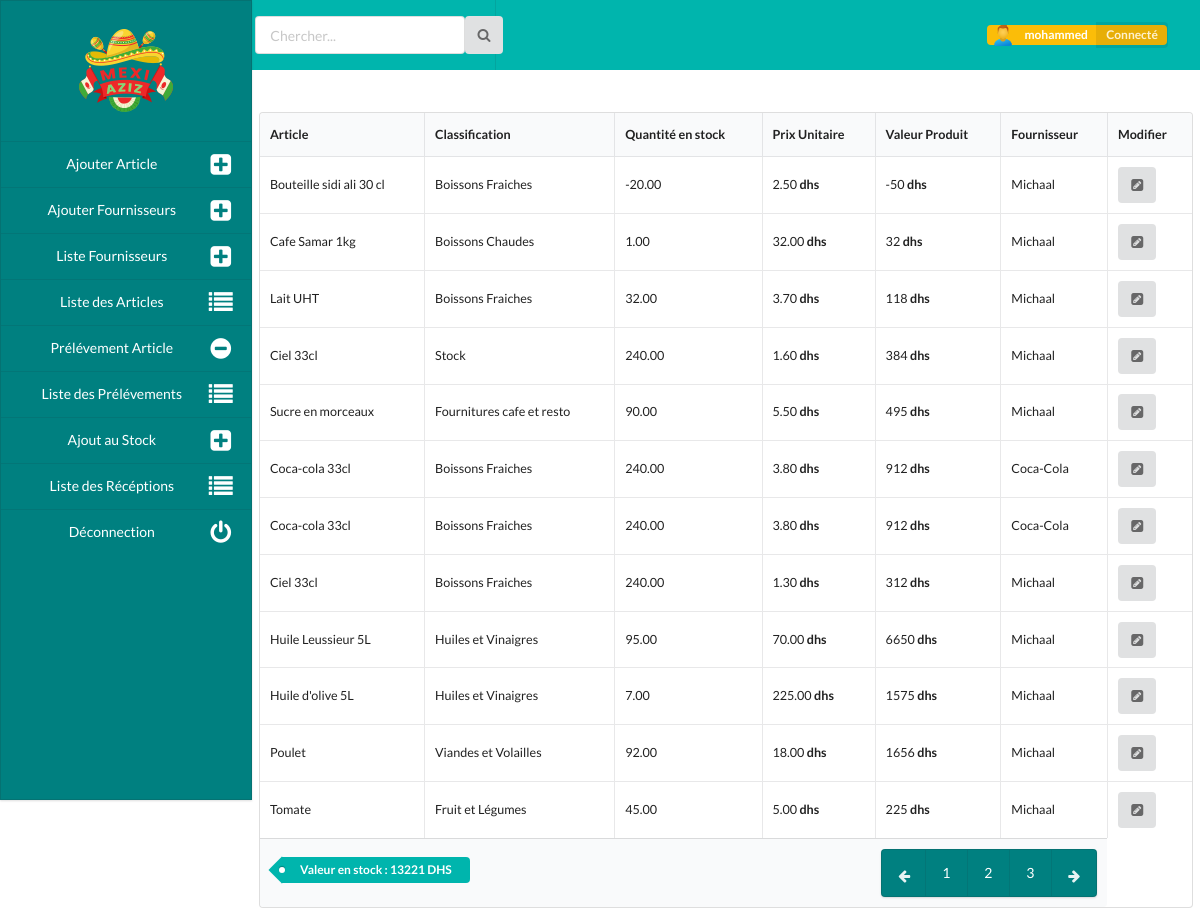
The app's page /articleslist (signed in) with its own data.
### users/models.py (models this page shows)
class User(AbstractUser):
    first_name = None
    last_name = None
    nom_complet = models.CharField(max_length=125, verbose_name="Votre Nom Complet")
    admin       = models.BooleanField(default=False, blank=True)
    role        = models.CharField(max_length=125, choices=ROLES)
    valid       = models.BooleanField(default=False, blank=True)

### stock/models.py (models this page shows, shortened)
class Article(models.Model):
    uid = models.UUIDField(default=uuid.uuid1, editable=False)
    nom = models.CharField(max_length=125, verbose_name="Nom de l'article")
    group = models.CharField(max_length=125, choices=CLASSI , verbose_name="Classification")
    fourni      = models.ForeignKey(Fournisseur, on_delete=models.CASCADE, verbose_name="Fournisseur")
    qte  = models.DecimalField(max_digits=12, decimal_places=2, blank=True, verbose_name="Quantité En Stock")
    single_value = models.DecimalField(max_digits=12, decimal_places=2, blank=True, null=True)
    prix = models.DecimalField(max_digits=12, decimal_places=2, blank=True, null=True, verbose_name="Prix Unitaire")
    ref = models.CharField(max_length=125, blank=True)
    def save(self, *args, **kwargs):
        suffix = f"{self.uid}"
        print(self.uid)
        pref   = "ART"
        self.ref = f"{pref}-{suffix}"[0:10]
        super(Article, self).save(*args, **kwargs)

class Fournisseur(models.Model):
    nom = models.CharField(max_length=125, verbose_name="Nom du fournisseurs")
    adresse = models.CharField(max_length=125, verbose_name="Adresse du fournissuer")
    tel = models.CharField(max_length=125, verbose_name="Numéro de télephone")
    def __str__(self):
        return self.nom

### stock/views.py (the view)
# urls.py: path('articleslist', articleslist, name='articleslist'),
@login_required
def articleslist(request):
    articles = Article.objects.all()
    single_values = []
    for article in articles :
        price = article.prix
        quantity = article.qte
        single_value = price * quantity
        article.single_value = single_value
        article.save()
        single_values.append(single_value)
    total_value = sum(single_values)
    query = request.GET.get('q')
    print(query)
    filtered_articles = None
    if query:
        look_for = (Q(nom__icontains=query))
        filtered_articles = Article.objects.filter(look_for)
    if filtered_articles is not None:
        articles = filtered_articles
    context = {"articles": articles,
                "total_value": total_value}
    return render(request, "article_list.html", context)

### templates/article_list.html
{% extends 'base.html' %}
{% load static %}
{% block content %}
<link rel="stylesheet" href="{% static 'css/home.css' %}">
<link rel="stylesheet" href="{% static 'css/article_list.css' %}">
<div class="container main">
    <div class="ui labeled icon left vertical menu side">
        <div class="item logo-img">
        <img class="ui mini centered image" src="{% static 'img/logo-small.png' %}">
        </div>
        <a href="{% url 'addarticle' %}" class="item">
            <i class="plus square icon"></i>
            Ajouter Article
        </a>
        <a href="{% url 'addfourni' %}" class="item">
          <i class="plus square icon"></i>
          Ajouter Fournisseurs
      </a>
      <a href="{% url 'fournilist' %}" class="item">
          <i class="plus square icon"></i>
          Liste Fournisseurs
      </a>
        <a href="{% url 'articleslist' %}" class="item">
            <i class="list icon"></i>
            Liste des Articles
        </a>
        <a href="{% url 'takearticle' %}" class="item">
            <i class="minus circle icon"></i>
            Prélévement Article
        </a>
        <a href="{% url 'takelist' %}" class="item">
            <i class="list icon"></i>
            Liste des Prélévements
        </a>
        <a href="{% url 'feedarticle' %}" class="item">
          <i class="plus square icon"></i>
          Ajout au Stock
      </a>
      <a href="{% url 'feedlist' %}" class="item">
        <i class="list icon"></i>
        Liste des Récéptions
    </a>
      <a href="{% url 'logout' %}" class="item">
        <i class="power off icon"></i>
        Déconnection
    </a>
    </div>
    <div class="topbar">
        <div class="ui teal four item inverted menu top">
        <a class="item">
          <form method="GET" action="{% url 'articleslist' %}">
            <div class="ui icon input">
              <input type="text" placeholder="Chercher..." name="q">
              <button type="submit" class="ui icon button">
                <i class="search icon"></i>
              </button>
            </div>
          </form>
        </a>
        <a class="right item">
            <div class="ui yellow image label">
                <img src="{% static 'img/person.png' %}">
                {{user.username}}
                <div class="detail">Connecté</div>
            </div>
        </a>
      </div>
    </div>
    <div class="site-content tabl">
        <table class="ui small celled table">
            <thead>
              <tr><th>Article</th>
              <th>Classification</th>
              <th>Quantité en stock</th>
              <th>Prix Unitaire</th>
              <th>Valeur Produit</th>
              <th>Fournisseur</th>
              <th>Modifier</th>
            </tr></thead>
            <tbody>
                {% for a in articles %}
              <tr>
                <td data-label="Article">{{a.nom}}</td>
                <td data-label="Classification">{{a.group}}</td>
                <td data-label="Quantité en Stock">{{a.qte}}</td>
                <td data-label="Quantité en Stock">{{a.prix}} <strong>dhs</strong></td>
                <td data-label="Quantité en Stock">{{ a.single_value|floatformat:"0" }} <strong>dhs</strong></td>
                <td data-label="Fournisseurs">{{a.fourni}}</td>
                <td data-label="Fournisseurs">
                    <a href="#" class="ui icon button">
                        <i class="pen square icon"></i>
                    </a>
                </td>
              </tr>
              {% endfor %}
            </tbody>
            <tfoot class="full-width">
            <tr>
                <th class="tah" colspan="6">
                  <div class="ui right floated pagination menu">
                    <a class="icon item tabf">
                      <i class="arrow left icon"></i>
                    </a>
                    <a class="item tabf">1</a>
                    <a class="item tabf">2</a>
                    <a class="item tabf">3</a>
                    <a class="icon item tabf">
                      <i class="arrow right icon"></i>
                    </a>
                  </div>
                  <div class="ui teal tag labels tah">
                    <a class="ui label">
                      Valeur en stock : {{ total_value|floatformat:"0" }} DHS
                    </a>
                  </div>
                </th>
            </tr>
            </tfoot>
          </table>
    </div>
</div>
{% endblock content %}

### static/css/home.css (style rules this page uses)
.top { margin: 0 !important; border-radius: 0 !important; padding-left: 1rem !important; padding-right: 1rem !important; height: 5rem !important; }
.topbar { margin-left: 18rem; }
.side { height: 100vh; position: fixed; width: 18rem; background: teal !important; border-radius: 0 !important; }
.logo-img { display: flex !important; height: 10rem; align-items: center; justify-content: center; }
img { height: 100px; width: 100px; }
a.item { color: white !important; font-size: 1rem; font-weight: bold; }
a i { margin-left: 10px; }
.site-content { margin-left: 18.5rem; }
.main { height: 100vh; }

### static/css/article_list.css (style rules this page uses)
.tabl { margin-right: 0.5rem; margin-top: 3rem; }
.tabf { color: black !important; }
.ui.right.floated.menu { background-color: teal !important; }
.tah { margin-top: 0.6rem; }

### records on screen
User: username "mohammed"
Article: nom "Bouteille sidi ali 30 cl", group "Boissons Fraiches", qte "-20.00", prix "2.50", single_value "-50", fourni "Michaal"
Article: nom "Cafe Samar 1kg", group "Boissons Chaudes", qte "1.00", prix "32.00", single_value "32", fourni "Michaal"
Article: nom "Lait UHT", group "Boissons Fraiches", qte "32.00", prix "3.70", single_value "118", fourni "Michaal"
Article: nom "Ciel 33cl", group "Stock", qte "240.00", prix "1.60", single_value "384", fourni "Michaal"
Article: nom "Sucre en morceaux", group "Fournitures cafe et resto", qte "90.00", prix "5.50", single_value "495", fourni "Michaal"
Article: nom "Coca-cola 33cl", group "Boissons Fraiches", qte "240.00", prix "3.80", single_value "912", fourni "Coca-Cola"
Article: nom "Coca-cola 33cl", group "Boissons Fraiches", qte "240.00", prix "3.80", single_value "912", fourni "Coca-Cola"
Article: nom "Ciel 33cl", group "Boissons Fraiches", qte "240.00", prix "1.30", single_value "312", fourni "Michaal"
Article: nom "Huile Leussieur 5L", group "Huiles et Vinaigres", qte "95.00", prix "70.00", single_value "6650", fourni "Michaal"
Article: nom "Huile d'olive 5L", group "Huiles et Vinaigres", qte "7.00", prix "225.00", single_value "1575", fourni "Michaal"
Article: nom "Poulet", group "Viandes et Volailles", qte "92.00", prix "18.00", single_value "1656", fourni "Michaal"
Article: nom "Tomate", group "Fruit et Légumes", qte "45.00", prix "5.00", single_value "225", fourni "Michaal"

### other values on screen
{{ total_value|floatformat:"0" }} "13221"
